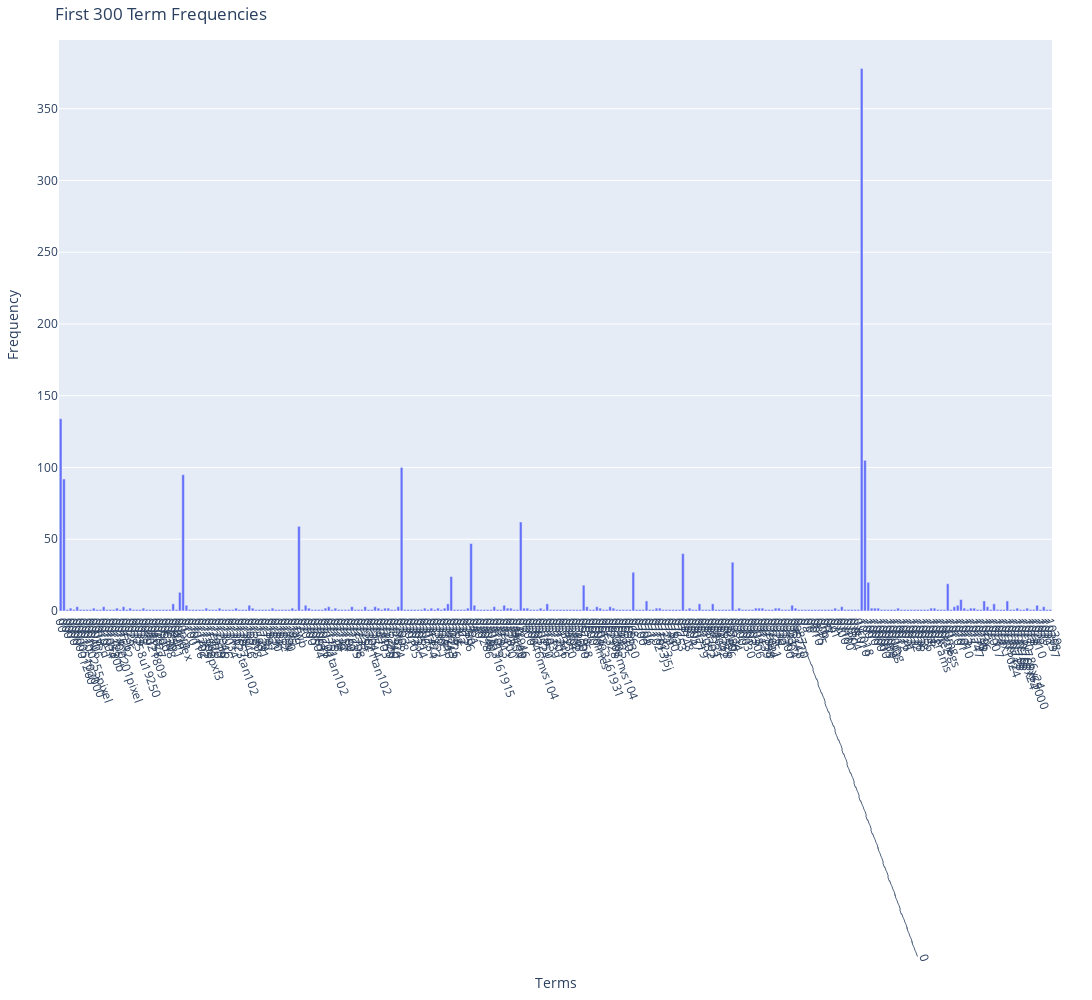

Notebook code cell kept with this figure:
### Markdown cell above
### >>> **Exercise 12 (take home):**
If you want a nicer interactive visualization here, I would encourage you try to install and use plotly to achieve this.

### Code cell
# Answer here
import plotly.express as px
import numpy as np

# Calculate term frequencies
term_frequencies = np.asarray(X_counts.sum(axis=0)).flatten()

# Convert to numpy array
term_frequencies = np.asarray(term_frequencies)

# Create a DataFrame for Plotly
df_plotly = pd.DataFrame({
    'Term': count_vect.get_feature_names_out()[:300],  # First 300 terms
    'Frequency': term_frequencies[:300]               # First 300 frequencies
})

# Plot using Plotly
fig = px.bar(
    df_plotly, 
    x='Term', 
    y='Frequency', 
    title='First 300 Term Frequencies',
    labels={'Term': 'Terms', 'Frequency': 'Frequency'},
    width=3000, height=1000
)

# Update layout for better visualization
fig.update_layout(
    xaxis=dict(tickangle=70, tickmode='array', tickvals=df_plotly['Term']),
    margin=dict(l=40, r=40, t=40, b=200)
)

# Show the Plotly figure
fig.show()

### Figure 1 — Plotly figure (JSON) as saved in the notebook; plotly's stock layout.template omitted (floating-point values rounded to 4 significant figures; data arrays with more than 128 entries replaced by an {"elided": "..."} marker saying what was removed)
{"data": [{"alignmentgroup": "True", "hovertemplate": "Terms=%{x}<br>Frequency=%{y}<extra></extra>", "legendgroup": "", "marker": {"color": "#636efa", "pattern": {"shape": ""}}, "name": "", "offsetgroup": "", "orientation": "v", "showlegend": false, "textposition": "auto", "type": "bar", "x": {"elided": "300 str values"}, "xaxis": "x", "y": {"elided": "300 int values"}, "yaxis": "y"}], "layout": {"barmode": "relative", "height": 1000, "legend": {"tracegroupgap": 0}, "margin": {"b": 200, "l": 40, "r": 40, "t": 40}, "title": {"text": "First 300 Term Frequencies"}, "width": 3000, "xaxis": {"anchor": "y", "domain": [0, 1], "tickangle": 70, "tickmode": "array", "tickvals": {"elided": "300 str values"}, "title": {"text": "Terms"}}, "yaxis": {"anchor": "x", "domain": [0, 1], "title": {"text": "Frequency"}}}}
